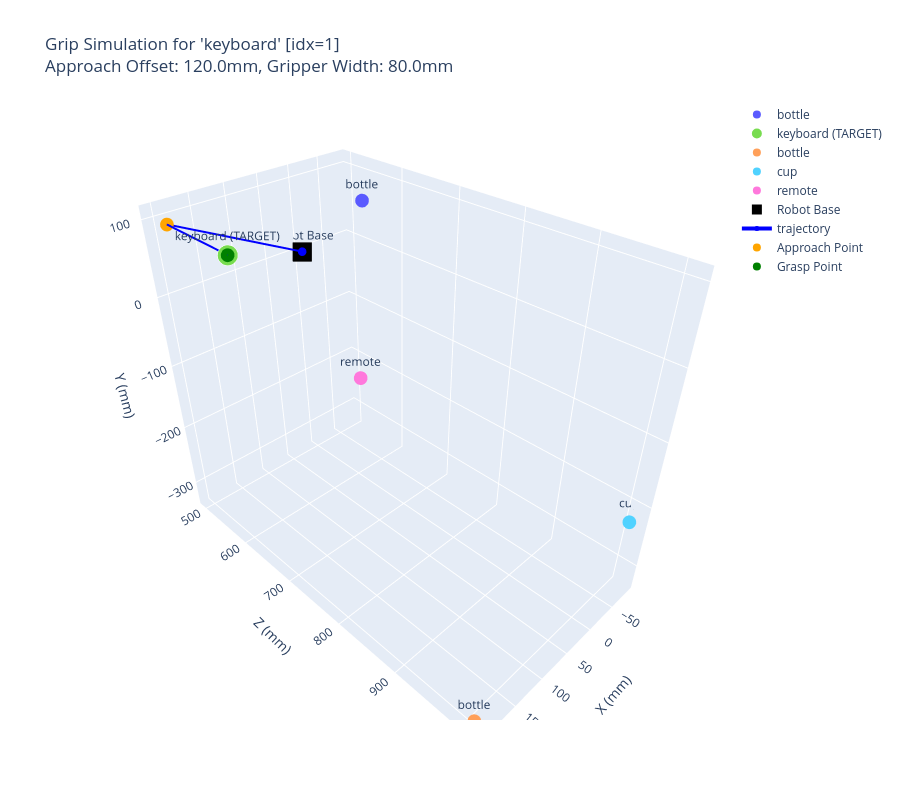

The notebook cell saved with this chart:
### Code cell
import json

# Select target object by index in scene_objects list (0-based)
# Use index instead of name since multiple objects of the same class may exist
TARGET_OBJECT_IDX = 1

APPROACH_OFFSET_MM = 120.0

if "scene_objects" not in globals():
    raise RuntimeError("Run cell 1 first to build scene_objects.")

print(f"Available objects (sorted by detection score):")
for idx, obj in enumerate(scene_objects):
    if obj["center_xyz_mm"] is not None:
        center = obj["center_xyz_mm"]
        print(f"  [{idx}] {obj['class_name']} (score={obj['score']:.3f}, pos=({center[0]:.1f}, {center[1]:.1f}, {center[2]:.1f})mm)")
    else:
        print(f"  [{idx}] {obj['class_name']} (score={obj['score']:.3f}, 3D=unavailable)")

if TARGET_OBJECT_IDX < 0 or TARGET_OBJECT_IDX >= len(scene_objects):
    raise ValueError(
        f"TARGET_OBJECT_IDX={TARGET_OBJECT_IDX} out of range. Available indices: 0-{len(scene_objects)-1}"
    )

target_obj = scene_objects[TARGET_OBJECT_IDX]

if target_obj["center_xyz_mm"] is None:
    raise ValueError(
        f"Selected object at index {TARGET_OBJECT_IDX} ({target_obj['class_name']}) does not have valid 3D position."
    )

grasp_point_mm = target_obj["center_xyz_mm"].astype(np.float32).copy()

approach_point_mm = grasp_point_mm.copy()
approach_point_mm[2] = max(50.0, float(grasp_point_mm[2] - APPROACH_OFFSET_MM))

yaw_deg = float(np.degrees(np.arctan2(grasp_point_mm[1], grasp_point_mm[0] + 1e-6)))

obj_size = target_obj.get("size_xyz_mm")
if obj_size is None:
    gripper_width_mm = 45.0
else:
    gripper_width_mm = float(np.clip(min(obj_size[0], obj_size[1]) * 0.9, 20.0, 80.0))

trajectory_mm = np.vstack([ROBOT_BASE_MM, approach_point_mm, grasp_point_mm])

# Create interactive Plotly visualization
traces_grip = []

# Add all object centers
for obj in scene_objects:
    center = obj["center_xyz_mm"]
    if center is None:
        continue
    color = obj.get("color_rgb_norm", (1.0, 0.0, 0.0))
    is_target = obj is target_obj
    rgb_str = f"rgb({int(color[0]*255)},{int(color[1]*255)},{int(color[2]*255)})"
    
    traces_grip.append(
        go.Scatter3d(
            x=[float(center[0])],
            y=[float(center[2])],
            z=[float(center[1])],
            mode="markers+text",
            marker={
                "size": 12 if is_target else 8,
                "color": rgb_str,
                "line": {"color": "white", "width": 2} if is_target else {},
            },
            text=[f"{obj['class_name']} (TARGET)" if is_target else obj["class_name"]],
            textposition="top center",
            name=f"{obj['class_name']} (TARGET)" if is_target else obj["class_name"],
        )
    )

# Add robot base
traces_grip.append(
    go.Scatter3d(
        x=[float(ROBOT_BASE_MM[0])],
        y=[float(ROBOT_BASE_MM[2])],
        z=[float(ROBOT_BASE_MM[1])],
        mode="markers+text",
        marker={"size": 10, "color": "black", "symbol": "square"},
        text=["Robot Base"],
        textposition="top center",
        name="Robot Base",
    )
)

# Add trajectory
traces_grip.append(
    go.Scatter3d(
        x=trajectory_mm[:, 0],
        y=trajectory_mm[:, 2],
        z=trajectory_mm[:, 1],
        mode="lines+markers",
        line={"color": "blue", "width": 4},
        marker={"size": 5},
        text=["Start (Base)", "Approach", "Grasp"],
        name="trajectory",
    )
)

# Add approach point
traces_grip.append(
    go.Scatter3d(
        x=[float(approach_point_mm[0])],
        y=[float(approach_point_mm[2])],
        z=[float(approach_point_mm[1])],
        mode="markers",
        marker={"size": 8, "color": "orange"},
        name="Approach Point",
    )
)

# Add grasp point
traces_grip.append(
    go.Scatter3d(
        x=[float(grasp_point_mm[0])],
        y=[float(grasp_point_mm[2])],
        z=[float(grasp_point_mm[1])],
        mode="markers",
        marker={"size": 8, "color": "green"},
        name="Grasp Point",
    )
)

fig_grip = go.Figure(data=traces_grip)
fig_grip.update_layout(
    title=f"Grip Simulation for '{target_obj['class_name']}' [idx={TARGET_OBJECT_IDX}]<br>Approach Offset: {APPROACH_OFFSET_MM}mm, Gripper Width: {gripper_width_mm:.1f}mm",
    scene={
        "xaxis_title": "X (mm)",
        "yaxis_title": "Z (mm)",
        "zaxis_title": "Y (mm)",
    },
    height=800,
)
fig_grip.show()

grip_plan = {
    "device_target": DEVICE_TARGET,
    "target_object_idx": TARGET_OBJECT_IDX,
    "target_object_class": target_obj["class_name"],
    "selected_detection": {
        "class_name": target_obj["class_name"],
        "score": float(target_obj["score"]),
        "bbox": [int(v) for v in target_obj["bbox"]],
    },
    "grasp_pose_mm": {
        "x": float(grasp_point_mm[0]),
        "y": float(grasp_point_mm[1]),
        "z": float(grasp_point_mm[2]),
        "yaw_deg": yaw_deg,
    },
    "approach_pose_mm": {
        "x": float(approach_point_mm[0]),
        "y": float(approach_point_mm[1]),
        "z": float(approach_point_mm[2]),
        "yaw_deg": yaw_deg,
    },
    "gripper_width_mm": gripper_width_mm,
    "trajectory_waypoints_mm": [
        [float(v) for v in ROBOT_BASE_MM],
        [float(v) for v in approach_point_mm],
        [float(v) for v in grasp_point_mm],
    ],
}

print(json.dumps(grip_plan, indent=2, ensure_ascii=True))

### Figure 1 — Plotly figure (JSON) as saved in the notebook; plotly's stock layout.template omitted (floating-point values rounded to 4 significant figures)
{"data": [{"marker": {"color": "rgb(90,90,255)", "size": 8}, "mode": "markers+text", "name": "bottle", "text": ["bottle"], "textposition": "top center", "type": "scatter3d", "x": [-50.4], "y": [571.5], "z": [77.97]}, {"marker": {"color": "rgb(120,220,80)", "line": {"color": "white", "width": 2}, "size": 12}, "mode": "markers+text", "name": "keyboard (TARGET)", "text": ["keyboard (TARGET)"], "textposition": "top center", "type": "scatter3d", "x": [205.8], "y": [645.8], "z": [103.3]}, {"marker": {"color": "rgb(255,160,90)", "size": 8}, "mode": "markers+text", "name": "bottle", "text": ["bottle"], "textposition": "top center", "type": "scatter3d", "x": [203.6], "y": [1011.0], "z": [-327.7]}, {"marker": {"color": "rgb(80,210,255)", "size": 8}, "mode": "markers+text", "name": "cup", "text": ["cup"], "textposition": "top center", "type": "scatter3d", "x": [-87.23], "y": [1008.0], "z": [-229.6]}, {"marker": {"color": "rgb(255,120,220)", "size": 8}, "mode": "markers+text", "name": "remote", "text": ["remote"], "textposition": "top center", "type": "scatter3d", "x": [116.0], "y": [745.2], "z": [-44.01]}, {"marker": {"color": "black", "size": 10, "symbol": "square"}, "mode": "markers+text", "name": "Robot Base", "text": ["Robot Base"], "textposition": "top center", "type": "scatter3d", "x": [0], "y": [500], "z": [0]}, {"line": {"color": "blue", "width": 4}, "marker": {"size": 5}, "mode": "lines+markers", "name": "trajectory", "text": ["Start (Base)", "Approach", "Grasp"], "type": "scatter3d", "x": [0.0, 205.8, 205.8], "y": [500.0, 525.8, 645.8], "z": [0.0, 103.3, 103.3]}, {"marker": {"color": "orange", "size": 8}, "mode": "markers", "name": "Approach Point", "type": "scatter3d", "x": [205.8], "y": [525.8], "z": [103.3]}, {"marker": {"color": "green", "size": 8}, "mode": "markers", "name": "Grasp Point", "type": "scatter3d", "x": [205.8], "y": [645.8], "z": [103.3]}], "layout": {"height": 800, "scene": {"xaxis": {"title": {"text": "X (mm)"}}, "yaxis": {"title": {"text": "Z (mm)"}}, "zaxis": {"title": {"text": "Y (mm)"}}}, "title": {"text": "Grip Simulation for 'keyboard' [idx=1]<br>Approach Offset: 120.0mm, Gripper Width: 80.0mm"}}}
